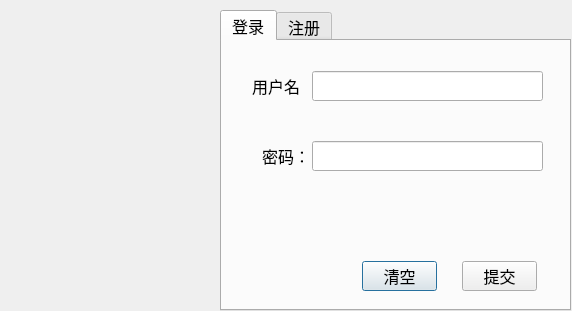
<?xml version="1.0" encoding="UTF-8"?>
<ui version="4.0">
 <class>loginDialog</class>
 <widget class="QDialog" name="loginDialog">
  <property name="geometry">
   <rect>
    <x>0</x>
    <y>0</y>
    <width>572</width>
    <height>311</height>
   </rect>
  </property>
  <property name="font">
   <font>
    <pointsize>12</pointsize>
   </font>
  </property>
  <property name="windowTitle">
   <string>Dialog</string>
  </property>
  <widget class="QTabWidget" name="tw_page">
   <property name="geometry">
    <rect>
     <x>220</x>
     <y>10</y>
     <width>351</width>
     <height>301</height>
    </rect>
   </property>
   <property name="currentIndex">
    <number>0</number>
   </property>
   <widget class="QWidget" name="tab_1">
    <attribute name="title">
     <string>登录</string>
    </attribute>
    <widget class="QLabel" name="lb_name">
     <property name="geometry">
      <rect>
       <x>30</x>
       <y>30</y>
       <width>54</width>
       <height>30</height>
      </rect>
     </property>
     <property name="text">
      <string>用户名：</string>
     </property>
    </widget>
    <widget class="QLabel" name="lb_password">
     <property name="geometry">
      <rect>
       <x>40</x>
       <y>100</y>
       <width>41</width>
       <height>30</height>
      </rect>
     </property>
     <property name="text">
      <string>密码：</string>
     </property>
    </widget>
    <widget class="QLineEdit" name="le_name">
     <property name="geometry">
      <rect>
       <x>90</x>
       <y>30</y>
       <width>231</width>
       <height>30</height>
      </rect>
     </property>
     <property name="toolTip">
      <string>输入用户名或密码，长度不超过10位</string>
     </property>
    </widget>
    <widget class="QLineEdit" name="le_password">
     <property name="geometry">
      <rect>
       <x>90</x>
       <y>100</y>
       <width>231</width>
       <height>30</height>
      </rect>
     </property>
     <property name="echoMode">
      <enum>QLineEdit::Password</enum>
     </property>
    </widget>
    <widget class="QPushButton" name="pb_clear">
     <property name="geometry">
      <rect>
       <x>140</x>
       <y>220</y>
       <width>75</width>
       <height>30</height>
      </rect>
     </property>
     <property name="text">
      <string>清空</string>
     </property>
    </widget>
    <widget class="QPushButton" name="pb_commit">
     <property name="geometry">
      <rect>
       <x>240</x>
       <y>220</y>
       <width>75</width>
       <height>30</height>
      </rect>
     </property>
     <property name="text">
      <string>提交</string>
     </property>
    </widget>
   </widget>
   <widget class="QWidget" name="tab_2">
    <attribute name="title">
     <string>注册</string>
    </attribute>
    <widget class="QLabel" name="lb_register_name">
     <property name="geometry">
      <rect>
       <x>30</x>
       <y>30</y>
       <width>54</width>
       <height>30</height>
      </rect>
     </property>
     <property name="text">
      <string>用户名：</string>
     </property>
    </widget>
    <widget class="QLabel" name="lb_register_password">
     <property name="geometry">
      <rect>
       <x>40</x>
       <y>100</y>
       <width>41</width>
       <height>30</height>
      </rect>
     </property>
     <property name="text">
      <string>密码：</string>
     </property>
    </widget>
    <widget class="QLineEdit" name="le_register_password">
     <property name="geometry">
      <rect>
       <x>90</x>
       <y>100</y>
       <width>231</width>
       <height>30</height>
      </rect>
     </property>
     <property name="echoMode">
      <enum>QLineEdit::Password</enum>
     </property>
    </widget>
    <widget class="QLineEdit" name="le_register_name">
     <property name="geometry">
      <rect>
       <x>90</x>
       <y>30</y>
       <width>231</width>
       <height>30</height>
      </rect>
     </property>
    </widget>
    <widget class="QLabel" name="lb_register_confirm">
     <property name="geometry">
      <rect>
       <x>10</x>
       <y>170</y>
       <width>71</width>
       <height>30</height>
      </rect>
     </property>
     <property name="text">
      <string>确认密码：</string>
     </property>
    </widget>
    <widget class="QLineEdit" name="le_register_confirm">
     <property name="geometry">
      <rect>
       <x>90</x>
       <y>170</y>
       <width>231</width>
       <height>30</height>
      </rect>
     </property>
     <property name="echoMode">
      <enum>QLineEdit::Password</enum>
     </property>
    </widget>
    <widget class="QPushButton" name="pb_register_commit">
     <property name="geometry">
      <rect>
       <x>240</x>
       <y>220</y>
       <width>75</width>
       <height>30</height>
      </rect>
     </property>
     <property name="text">
      <string>提交</string>
     </property>
    </widget>
    <widget class="QPushButton" name="pb_register_clear">
     <property name="geometry">
      <rect>
       <x>140</x>
       <y>220</y>
       <width>75</width>
       <height>30</height>
      </rect>
     </property>
     <property name="text">
      <string>清空</string>
     </property>
    </widget>
   </widget>
  </widget>
  <widget class="QLabel" name="lb_icon">
   <property name="geometry">
    <rect>
     <x>0</x>
     <y>10</y>
     <width>221</width>
     <height>301</height>
    </rect>
   </property>
   <property name="text">
    <string/>
   </property>
   <property name="pixmap">
    <pixmap resource="rec.qrc">:/tx/6.png</pixmap>
   </property>
   <property name="scaledContents">
    <bool>true</bool>
   </property>
   <property name="alignment">
    <set>Qt::AlignCenter</set>
   </property>
  </widget>
 </widget>
 <tabstops>
  <tabstop>tw_page</tabstop>
  <tabstop>le_name</tabstop>
  <tabstop>le_password</tabstop>
  <tabstop>pb_commit</tabstop>
  <tabstop>pb_clear</tabstop>
  <tabstop>le_register_name</tabstop>
  <tabstop>le_register_password</tabstop>
  <tabstop>le_register_confirm</tabstop>
  <tabstop>pb_register_commit</tabstop>
  <tabstop>pb_register_clear</tabstop>
 </tabstops>
 <resources>
  <include location="rec.qrc"/>
 </resources>
 <connections/>
</ui>
